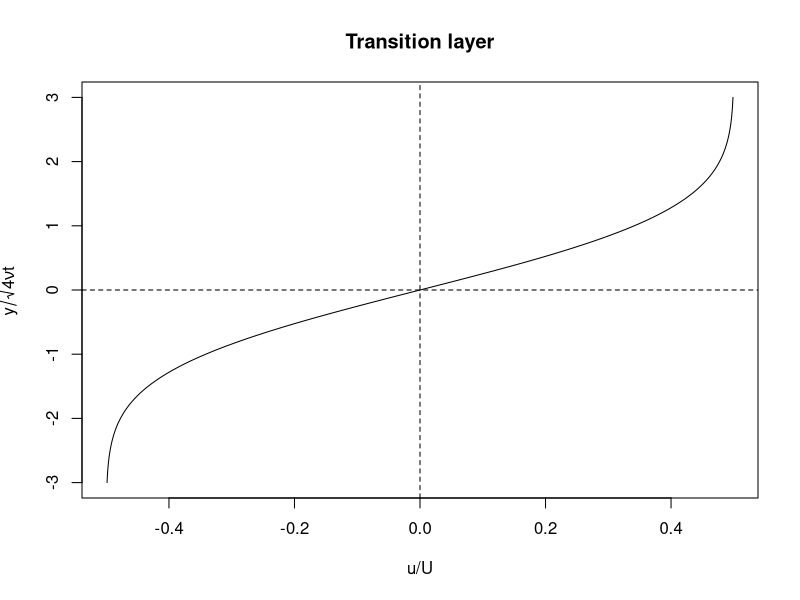

Reproduce this figure in R.
x <- seq(from = 0, to = 3, len = 100)
y <- pnorm(x) - pnorm(0)
X <- c(-rev(x), x)
# Recall that we are in the frame of reference such that upper 
# fluid moves with velocity U and the lower one with velocity -U.
Y <- c(-rev(y), y)
plot(
  Y,
  X,
  type = 'l',
  main = 'Transition layer',
  xlab = 'u/U',
  ylab = expression(y / sqrt(4 * nu * t))
)
abline(h = 0, lty = 2)
abline(v = 0, lty = 2)
